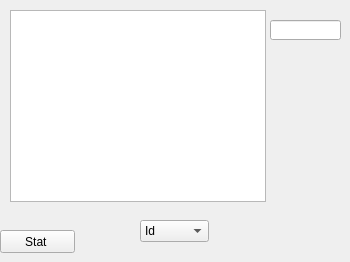
      <widget class="QWidget" name="tab_3">
       <attribute name="title">
        <string>Afficher</string>
       </attribute>
       <widget class="QTableView" name="tabetudiant">
        <property name="geometry">
         <rect>
          <x>10</x>
          <y>10</y>
          <width>256</width>
          <height>192</height>
         </rect>
        </property>
       </widget>
       <widget class="QPushButton" name="stat">
        <property name="geometry">
         <rect>
          <x>0</x>
          <y>230</y>
          <width>75</width>
          <height>23</height>
         </rect>
        </property>
        <property name="text">
         <string>Stat </string>
        </property>
       </widget>
       <widget class="QLineEdit" name="Oof">
        <property name="geometry">
         <rect>
          <x>270</x>
          <y>20</y>
          <width>71</width>
          <height>20</height>
         </rect>
        </property>
       </widget>
       <widget class="QComboBox" name="xz">
        <property name="geometry">
         <rect>
          <x>140</x>
          <y>220</y>
          <width>69</width>
          <height>22</height>
         </rect>
        </property>
        <item>
         <property name="text">
          <string>Id</string>
         </property>
        </item>
        <item>
         <property name="text">
          <string>Taux</string>
         </property>
        </item>
        <item>
         <property name="text">
          <string>Ide</string>
         </property>
        </item>
       </widget>
      </widget>
